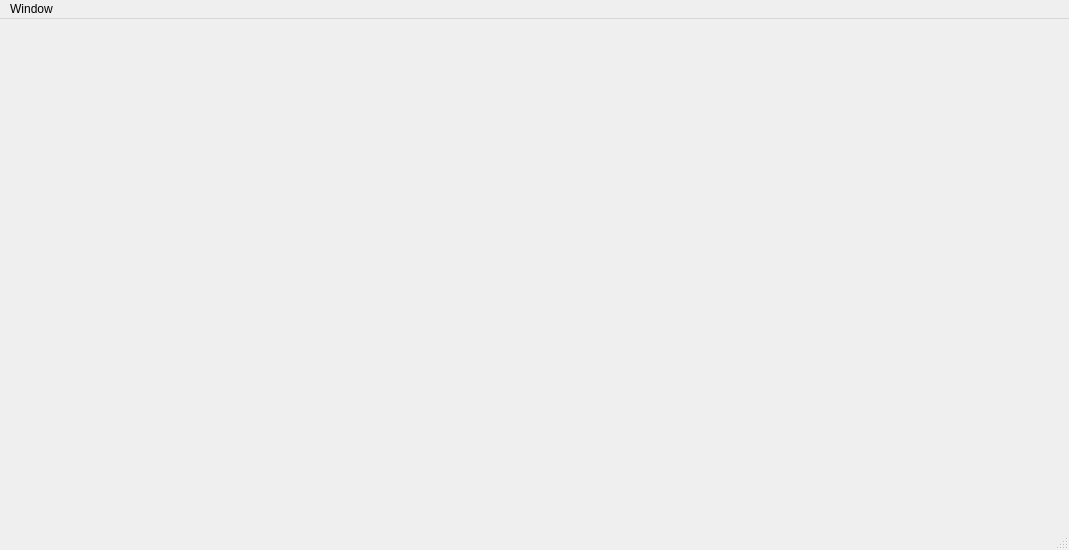
<?xml version="1.0" encoding="UTF-8"?>
<ui version="4.0">
 <class>MainWindow</class>
 <widget class="QMainWindow" name="MainWindow">
  <property name="geometry">
   <rect>
    <x>0</x>
    <y>0</y>
    <width>1069</width>
    <height>550</height>
   </rect>
  </property>
  <property name="windowTitle">
   <string>MainWindow</string>
  </property>
  <widget class="QWidget" name="centralwidget"/>
  <widget class="QMenuBar" name="menubar">
   <property name="geometry">
    <rect>
     <x>0</x>
     <y>0</y>
     <width>1069</width>
     <height>22</height>
    </rect>
   </property>
   <widget class="QMenu" name="menuEdit">
    <property name="title">
     <string>Window</string>
    </property>
    <widget class="QMenu" name="menuPricing">
     <property name="title">
      <string>Pricing</string>
     </property>
     <addaction name="actionSettings"/>
    </widget>
    <widget class="QMenu" name="menuEmail">
     <property name="title">
      <string>Email</string>
     </property>
     <addaction name="actionBulk"/>
    </widget>
    <addaction name="menuPricing"/>
    <addaction name="menuEmail"/>
    <addaction name="actionlogin"/>
   </widget>
   <addaction name="menuEdit"/>
  </widget>
  <widget class="QStatusBar" name="statusbar"/>
  <action name="actionSettings">
   <property name="text">
    <string>Settings</string>
   </property>
  </action>
  <action name="actionBulk">
   <property name="text">
    <string>Bulk</string>
   </property>
  </action>
  <action name="actionlogin">
   <property name="text">
    <string>login</string>
   </property>
  </action>
 </widget>
 <resources/>
 <connections/>
</ui>
